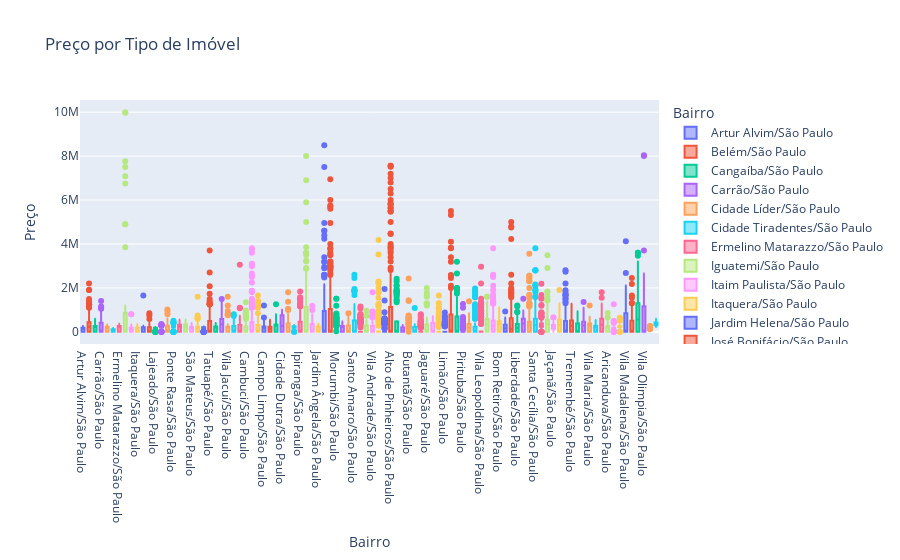

The notebook cell saved with this chart:
### Code cell
# Create a plot with prices by property type
fig = px.box(df, 
             x='district', 
             y='price', 
             color='district',
             title='Preço por Tipo de Imóvel',
             labels={'price':'Preço', 'district':'Bairro'})
fig.show()
